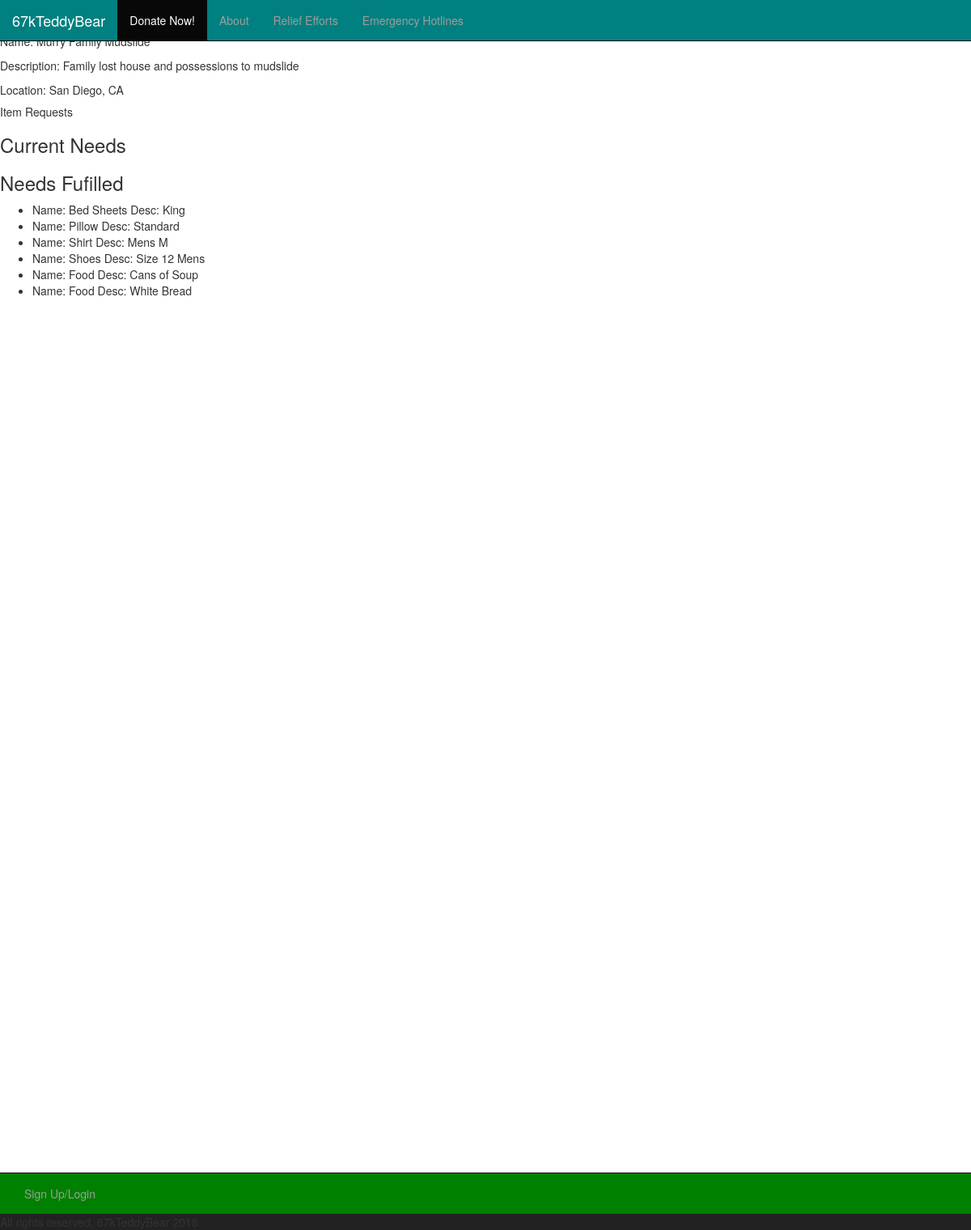
The page /2/ on the database as committed earlier.
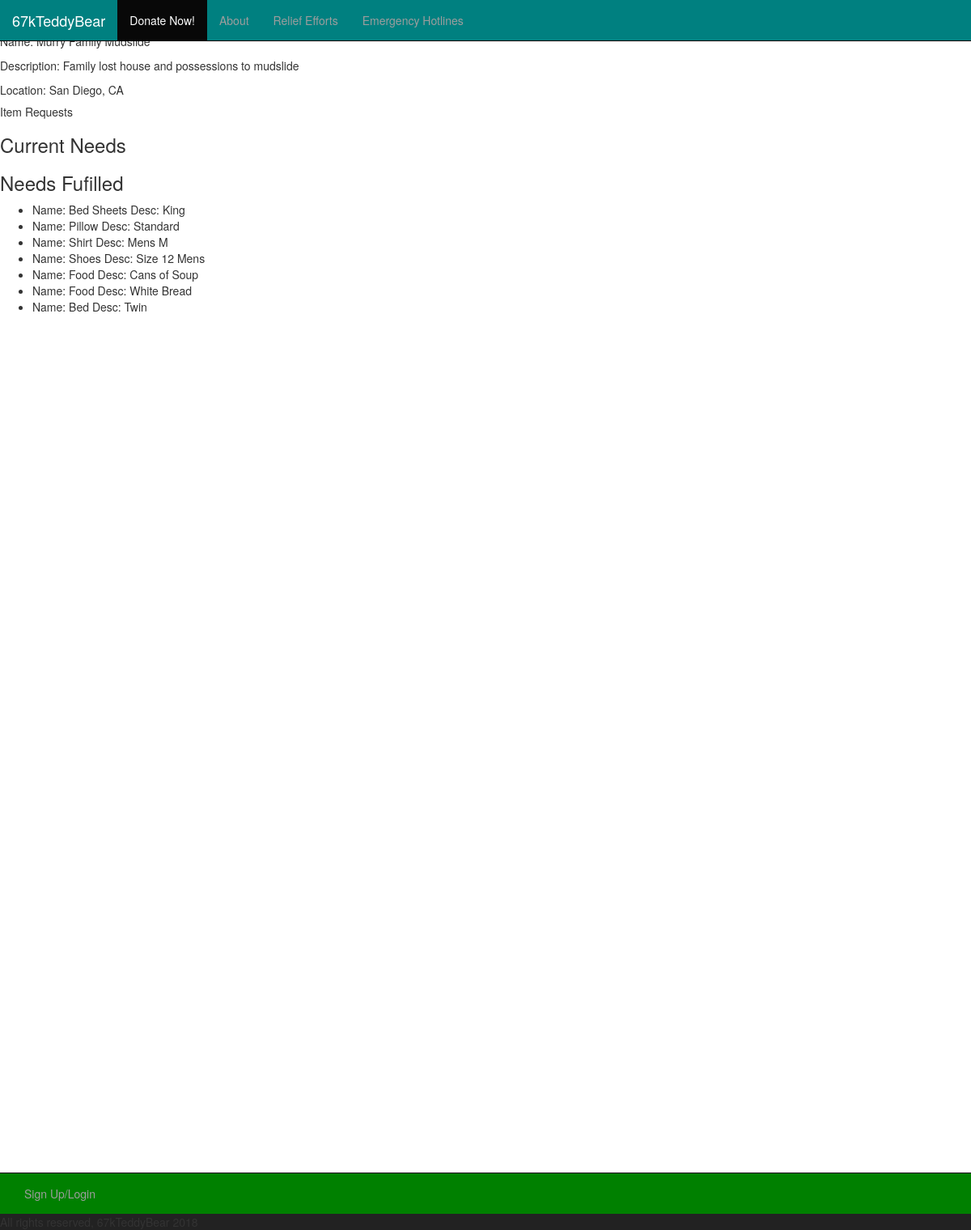
The same page on the database as committed later.
### main_app/models.py (models this page shows, shortened)
class ItemRequest(models.Model):
    name = models.CharField(max_length=40)
    desc = models.CharField(max_length=100)
    is_fulfilled = models.BooleanField(default=False)
    relief_effort_id = models.ForeignKey(ReliefEffort,
    on_delete=models.CASCADE)

### main_app/views.py (the view)
# urls.py: url(r'^([0-9]+)/$', show, name = 'show'),
def show(request, relief_effort_id):
    relief_effort = ReliefEffort.objects.get(id=relief_effort_id)
    orgAdmin = str(relief_effort.org_admin_id.user)
    if request.user.is_anonymous:
        currentUser = None
    else:
        currentUser = str(request.user.email)
    current_needs = ItemRequest.objects.filter(relief_effort_id=relief_effort, is_fulfilled=False)
    needs_fulfilled = ItemRequest.objects.filter(relief_effort_id=relief_effort, is_fulfilled=True)
    form = ItemRequestForm()
    return render(request, 'specific-relief.html', {'relief_effort':relief_effort, 'form': form, 'current_needs': current_needs,'needs_fulfilled':needs_fulfilled, 'orgAdmin':orgAdmin, 'currentUser':currentUser})

### main_app/templates/specific-relief.html (shortened to what this page needs)
{% extends 'base.html' %}
{% load staticfiles %}
{% block content %}
  <p>Name: {{ relief_effort.name }}</p>
  <p>Description: {{ relief_effort.desc }}</p>
  <p>Location: {{ relief_effort.location }}</p>
  <h5>Item Requests</h5>
  <div class="currentNeeds">
    <h3>Current Needs</h3>
  </div>
  <div class="needsFulfilled">
    <h3>Needs Fufilled</h3>
    <ul class="needsFulfilledList">
    {% for item in needs_fulfilled %}
      <li>Name: {{ item.name }} Desc: {{ item.desc }}</li>
    {% endfor %}
    </ul>
  </div>
{% endblock %}

Rows that differ between the two databases and show on the page:
added ItemRequest: name "Bed", desc "Twin"
